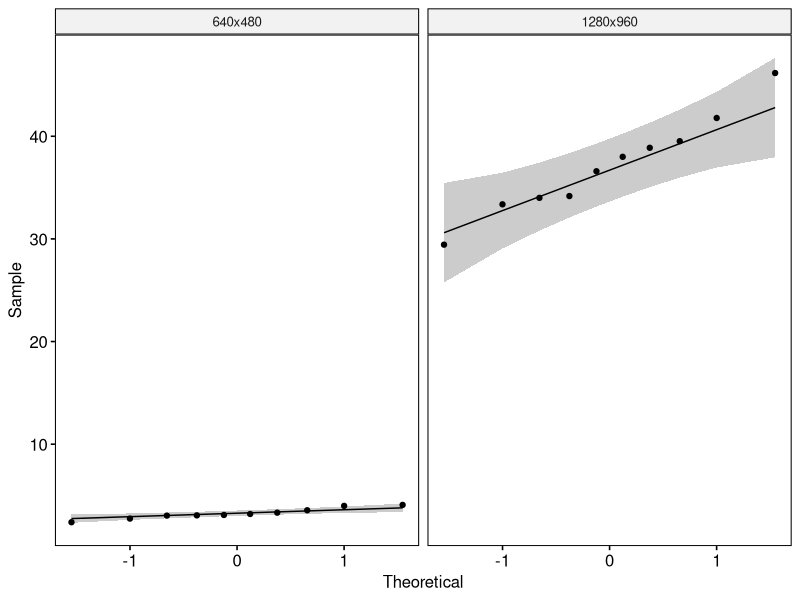
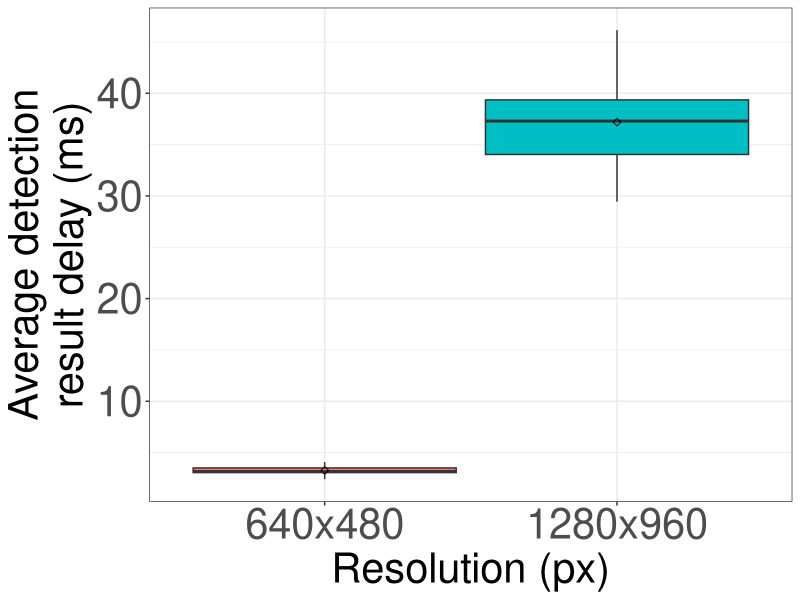

R code for these plots, in order:
## ---- chunk 1
if (!require('tidyverse')) install.packages('tidyverse', dependencies = TRUE); library('tidyverse')
if (!require('ggpubr')) install.packages('ggpubr', dependencies = TRUE); library('ggpubr')
if (!require('rstatix')) install.packages('rstatix', dependencies = TRUE); library('rstatix')
if (!require('ggplot2')) install.packages('ggplot2', dependencies = TRUE); library('ggplot2')
## ---- chunk 2
data <- read.csv(file = '../../raw_data/test_resolution/run_table.csv')
data <- subset(data, select = c(X__run_id, resolution, avg_detection_result_delay_ms))
data$resolution <- factor(data$resolution, levels = c("640x480", "1280x960"))
data$avg_detection_result_delay_ms <- as.numeric(data$avg_detection_result_delay_ms)
## ---- chunk 3
data %>%
  group_by(resolution) %>%
  get_summary_stats(avg_detection_result_delay_ms, type = "mean_sd")
## ---- chunk 4
pdf(file = "../../figures/resolution_effect/detection-result-delay.pdf")

ggplot(data, aes(x = resolution, y = avg_detection_result_delay_ms, fill = resolution)) +
  theme_bw() + 
  geom_boxplot(width = 0.9, outlier.size = 0.5) + 
  stat_summary(fun = mean, color = 'black', geom = 'point', shape = 5, size = 1.5) +
  labs(x = "Resolution (px)", y = "Average detection\nresult delay (ms)") +
  theme(legend.position = 'none') +
  theme(
    axis.title.x = element_text(size = 30, family = 'sans'),
    axis.title.y = element_text(size = 30, family = 'sans'),
    axis.text.x = element_text(size = 30, family = 'sans'),
    axis.text.y = element_text(size = 30, family = 'sans')
  )

dev.off()
## ---- chunk 5
data %>% 
  group_by(resolution) %>%
  identify_outliers(avg_detection_result_delay_ms)
## ---- chunk 6
ggqqplot(data, x = "avg_detection_result_delay_ms", facet.by = "resolution")
## ---- chunk 7
data %>%
  group_by(resolution) %>%
  shapiro_test(avg_detection_result_delay_ms)
## ---- chunk 8
data %>%
  t_test(avg_detection_result_delay_ms ~ resolution) %>%
  add_significance()
## ---- chunk 9
data %>%
  cohens_d(avg_detection_result_delay_ms ~ resolution)
